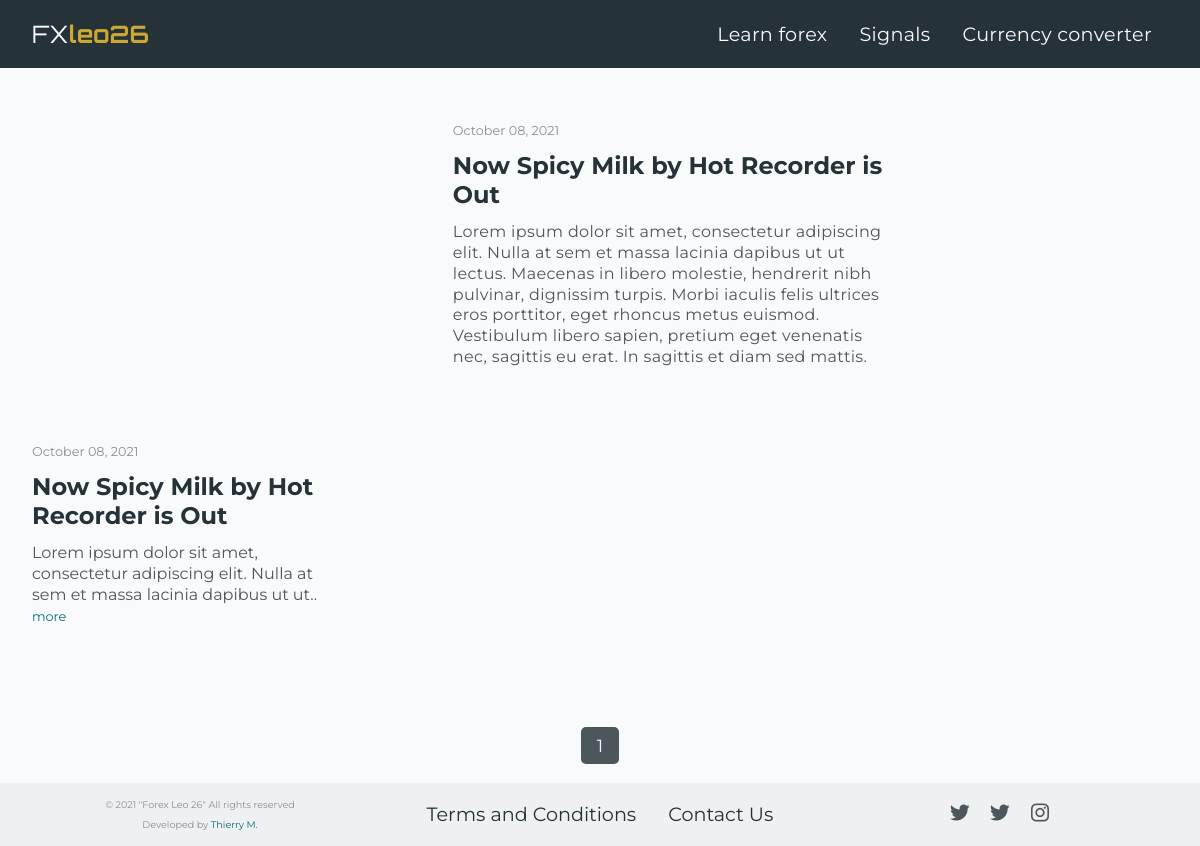
The page /home on the database its author committed.
### forex_26_app/models.py (models this page shows, shortened)
class Post(db.Model):
    id = db.Column(db.Integer, nullable=False, primary_key = True)
    image = db.Column(db.String(30), nullable=False, default = "default.jpg")
    title = db.Column(db.String(100), nullable=False)
    post = db.Column(db.Text, nullable=False)
    posted_date = db.Column(db.DateTime, nullable=False, default = datetime.utcnow)
    user = db.Column(db.Integer, db.ForeignKey('admin.id'), nullable = False)

### forex_26_app/routes.py (the view)
@app.route('/')
@app.route('/home')
def home():
    date = datetime.utcnow() # get current date
    page = request.args.get('page', 1, type=int)
    posts = Post.query.order_by(Post.posted_date.desc()).paginate(page=page, per_page=6) # query post by posted date.
    return render_template('home.html', title="Home", posts=posts, date=date)

### forex_26_app/templates/home.html (shortened to what this page needs)
{% extends "layout.html" %}
{% block content %}
{% if posts.items|length > 0 %}
{% if posts.page == 1 %}
<div class="latest_post-container">
    <div class="latest_post">
        <div class="news-summary-container">
            <span class="text-muted date-posted">{{ posts.items[0].posted_date.strftime("%B %d, %Y") }}</span>
            <h2 class="news-title-summary news-title-summary-latest">
                <a class="news-title-summary-link" href="{{ url_for('post', post_title=posts.items[0].title, post_id=posts.items[0].id ) }}">{{ posts.items[0].title }}</a>
            </h2>
            {% if posts.items[0].post|length > 400 %}
            <p class="summary summary-latest">
                {{ posts.items[0].post[0:400] }}..
                <a class="read__more" href="{{ url_for('post', post_title=posts.items[0].title, post_id=posts.items[0].id ) }}">more</a>
            </p>
            {% else %}
            <p class="summary summary-latest">{{ posts.items[0].post }}</p>
            {% endif %}
        </div>
    </div>
</div>
{% endif %}
<div class="news-cards-container">
    {% for post in posts.items %}
    <div class="news-card">
        <div class="news-summary-container">
            <span class="text-muted date-posted">{{ post.posted_date.strftime("%B %d, %Y") }}</span>
            <h2 class="news-title-summary">
                <a class="news-title-summary-link" href="{{ url_for('post', post_title=post.title, post_id=post.id ) }}">{{ post.title }}</a>
            </h2>
            {% if post.post|length > 100 %}
            <p class="summary">
                {{ post.post[0:100] }}..
                <a class="read__more" href="{{ url_for('post', post_title=post.title, post_id=post.id ) }}">more</a>
            </p>
            {% else %}
            <p class="summary">{{ post.post }}</p>
            {% endif %}
        </div>
    </div>
{% endfor %}
</div>
<div class="paginations">
    {% for page_num in posts.iter_pages() %}
    {% if page_num %}
    {% if posts.page == page_num %}
    <a class='btn btn-pagination' href="{{ url_for('home', page=page_num) }}">{{ page_num }}</a>
    {% else %}
    <a class='btn-pagination-out' href="{{ url_for('home', page=page_num) }}">{{ page_num }}</a>
    {% endif %}
    {% else %}
    ...
    {% endif %}
    {% endfor %}
</div>
{% endif%}
{% endblock %}

### forex_26_app/static/home.css (style rules this page uses)
.news-cards-container { display: flex; align-items: flex-start; justify-content: flex-start; flex-wrap: wrap; column-gap: 2rem; row-gap: .5rem; }
@media screen and (min-width: 1024px) { .news-cards-container { column-gap: 3rem; row-gap: .5rem; } }
.news-card { margin-bottom: 2rem; }
.date-posted { font-size: .8rem; }
.news-title-summary { max-width: 19rem; margin-top: .8rem; }
.news-title-summary-link { color: var(--primary-clr); }
.summary { color: var(--primary-clr-alt); max-width: 19rem; margin-top: .8rem; line-height: 1.3rem; }
.latest_post-container { display: flex; align-items: center; justify-content: center; margin-bottom: 3rem; margin-top: 2rem; }
.latest_post { display: flex; flex-direction: column; align-items: flex-start; justify-content: flex-start; }
.news-title-summary-latest { max-width: 24rem; }
.summary-latest { max-width: 24rem; line-height: 1.3rem; letter-spacing: .02rem; }
@media screen and (min-width: 932px) { .latest_post-container { justify-content: flex-start; } }
@media screen and (min-width: 932px) { .latest_post { display: flex; flex-direction: row; align-items: flex-start; justify-content: center; } }
@media screen and (min-width: 932px) { .news-title-summary-latest { max-width: 30rem; } }
@media screen and (min-width: 932px) { .summary-latest { max-width: 28rem; } }
.read__more { font-size: .8rem; color: var(--link-clr); transition: 100ms color; }
.paginations { display: flex; flex-wrap: wrap; align-items: center; justify-content: center; gap: 1.3rem; margin-top: 3rem; }
.btn-pagination, .btn-pagination-out { font-size: 1.2rem; padding: .4rem 1.1rem; border-radius: 5px; }
.btn-pagination { background-color: var(--primary-clr-alt); border: thin solid var(--primary-clr); color: var(--white-clr); }

### forex_26_app/static/style.css (style rules this page uses)
*, *::before, *::after { margin: 0px; padding: 0px; box-sizing: border-box; }
:root { --primary-clr: hsl(197, 20%, 18%); --primary-clr-alt: hsl(197, 8%, 33%); --second-clr: hsl(46, 59%, 50%); --gray-clr: hsl(200, 10%, 94%); --gray-border-clr: #2532371a; --text-mute: hsl(196, 5%, 56%); --white-clr: hsl(210, 20%, 98%); --link-clr: #05697f; --link-clr-alt: #cfe2e0; --red-clr: #d33b25; --red-clr-alt: #ffd4d8; }
body { position: relative; background-color: var(--white-clr); font-family: 'Montserrat', sans-serif; }
a { text-decoration: none; }
.text-muted { color: var(--text-mute); }
.btn { cursor: pointer; border: none; transition: 300ms color, 300ms border, 300ms background-color; font-size: 1.1rem; padding: .5rem 1rem; margin-top: 1.2rem; border-radius: 5px; }

### rows shown on the page
Post: posted_date "October 08, 2021", title "Now Spicy Milk by Hot Recorder is Out", post "Lorem ipsum dolor sit amet, consectetur adipiscing elit. Nulla at sem et massa lacinia dapibus ut ut lectus. Maecenas in libero molestie, hendrerit nibh pulvinar, dignissim turpis. Morbi iaculis felis ultrices eros porttitor, eget rhoncus metus euismod. Vestibulum libero sapien, pretium eget venenatis nec, sagittis eu erat. In sagittis et diam sed mattis.", post "Lorem ipsum dolor sit amet, consectetur adipiscing elit. Nulla at sem et massa lacinia dapibus ut ut"

### other values the page prints
{{ page_num }} "1"
